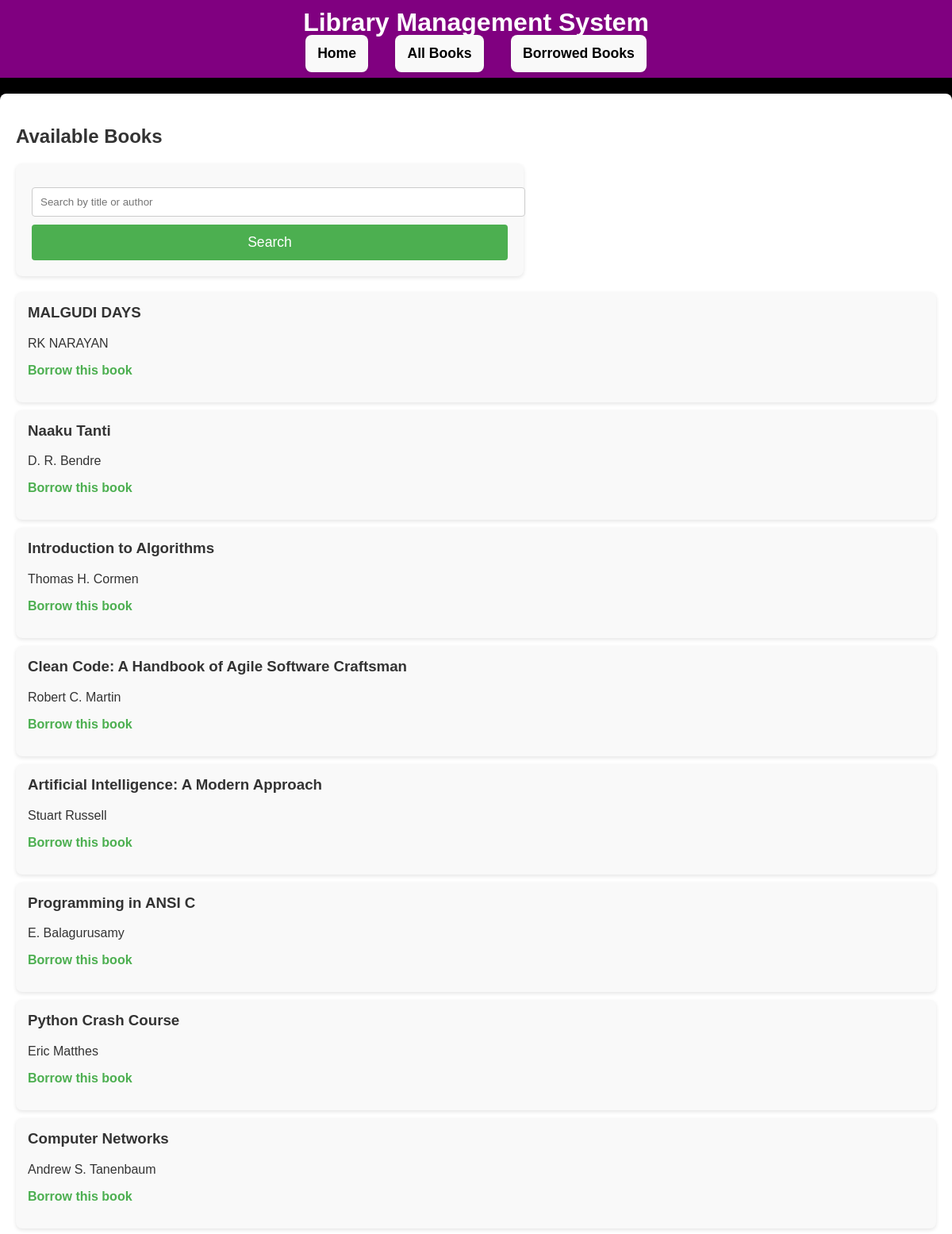
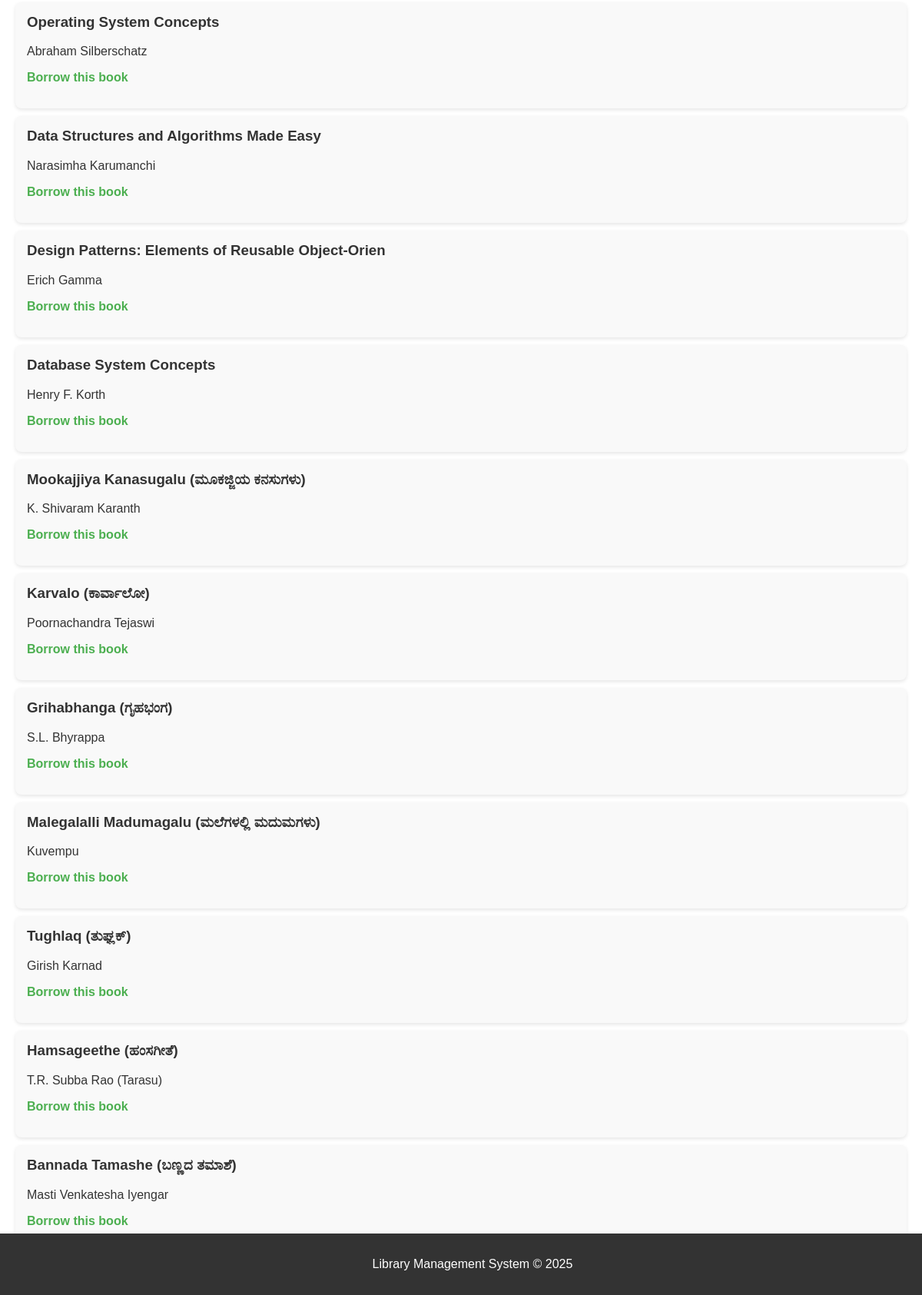
The page / on the database its author committed (2 pictures, top to bottom).
### library/models.py (models this page shows, shortened)
class Book(models.Model):
    title = models.CharField(max_length=50)
    author = models.ForeignKey(Author, on_delete=models.CASCADE)
    available = models.BooleanField(default=True)
    category = models.CharField(max_length=2, choices=CATEGORY_CHOICES)

class Author(models.Model):
    name = models.CharField(max_length=50)
    bio = models.TextField(blank=True)

### library/views.py (the view)
# urls.py: path('', views.index, name='index'),
def index(request):
    query = request.GET.get('q', '')  # Retrieve the search query from the GET request
    books = Book.objects.filter(
        Q(title__icontains=query) |  Q(author__name__icontains=query)
    )
    return render(request, 'library/index.html', {'books': books, 'query': query})

### library/templates/library/index.html
{% extends 'library/base.html' %}
{% block content %}
    <h2>Available Books</h2>
    <form method="get" action="{% url 'index' %}">
        <input type="text" name="q" value="{{ query }}" placeholder="Search by title or author" />
        <button type="submit">Search</button>
    </form>
    <ul>
        {% for book in books %}
            <li>
                <h3>{{ book.title }}</h3>
                <p>{{ book.author.name }}</p>
                <p><a href="{% url 'borrow_book' book.id %}">Borrow this book</a></p>
            </li>
        {% empty %}
            <p> No books found. </P>
        {% endfor %}
    </ul>
{% endblock %}

### static/css/style.css (style rules this page uses)
body { font-family: Arial, sans-serif; background-color: black; margin: 0; padding: 0; color: #333; }
ul { list-style-type: none; padding: 0; }
ul li { margin: 10px 0; background-color: #f9f9f9; padding: 15px; border-radius: 8px; box-shadow: 0 2px 5px rgba(0, 0, 0, 0.1); }
ul li h3 { margin-top: 0; }
ul li a { color: #4CAF50; text-decoration: none; font-weight: bold; }
form { background-color: #f9f9f9; padding: 20px; border-radius: 8px; box-shadow: 0 2px 5px rgba(0, 0, 0, 0.1); max-width: 600px; margin: 20px auto; }
form input[type="text"], form input[type="email"], form input[type="date"], form select { width: 100%; padding: 10px; margin: 10px 0; border-radius: 4px; border: 1px solid #ccc; }
form button { width: 100%; padding: 12px; background-color: #4CAF50; color: white; border: none; border-radius: 4px; font-size: 1.1rem; cursor: pointer; }
a { color: #4CAF50; text-decoration: none; }
form { margin: 20px 0; }
input[type="text"] { padding: 10px; width: 200px; margin-right: 10px; border: 1px solid #ccc; border-radius: 4px; }
button { padding: 10px 20px; background-color: #4CAF50; color: white; border: none; border-radius: 4px; cursor: pointer; }

### rows shown on the page
Book: title "MALGUDI DAYS", author.name "RK NARAYAN"
Book: title "Naaku Tanti", author.name "D. R. Bendre"
Book: title "Introduction to Algorithms", author.name "Thomas H. Cormen"
Book: title "Clean Code: A Handbook of Agile Software Craftsman", author.name "Robert C. Martin"
Book: title "Artificial Intelligence: A Modern Approach", author.name "Stuart Russell"
Book: title "Programming in ANSI C", author.name "E. Balagurusamy"
Book: title "Python Crash Course", author.name "Eric Matthes"
Book: title "Computer Networks", author.name "Andrew S. Tanenbaum"
Book: title "Operating System Concepts", author.name "Abraham Silberschatz"
Book: title "Data Structures and Algorithms Made Easy", author.name "Narasimha Karumanchi"
Book: title "Design Patterns: Elements of Reusable Object-Orien", author.name "Erich Gamma"
Book: title "Database System Concepts", author.name "Henry F. Korth"
Book: title "Mookajjiya Kanasugalu (ಮೂಕಜ್ಜಿಯ ಕನಸುಗಳು)", author.name "K. Shivaram Karanth"
Book: title "Karvalo (ಕಾರ್ವಾಲೋ)", author.name "Poornachandra Tejaswi"
Book: title "Grihabhanga (ಗೃಹಭಂಗ)", author.name "S.L. Bhyrappa"
Book: title "Malegalalli Madumagalu (ಮಲೆಗಳಲ್ಲಿ ಮದುಮಗಳು)", author.name "Kuvempu"
Book: title "Tughlaq (ತುಘ್ಲಕ್)", author.name "Girish Karnad"
Book: title "Hamsageethe (ಹಂಸಗೀತೆ)", author.name "T.R. Subba Rao (Tarasu)"
Book: title "Bannada Tamashe (ಬಣ್ಣದ ತಮಾಶೆ)", author.name "Masti Venkatesha Iyengar"
